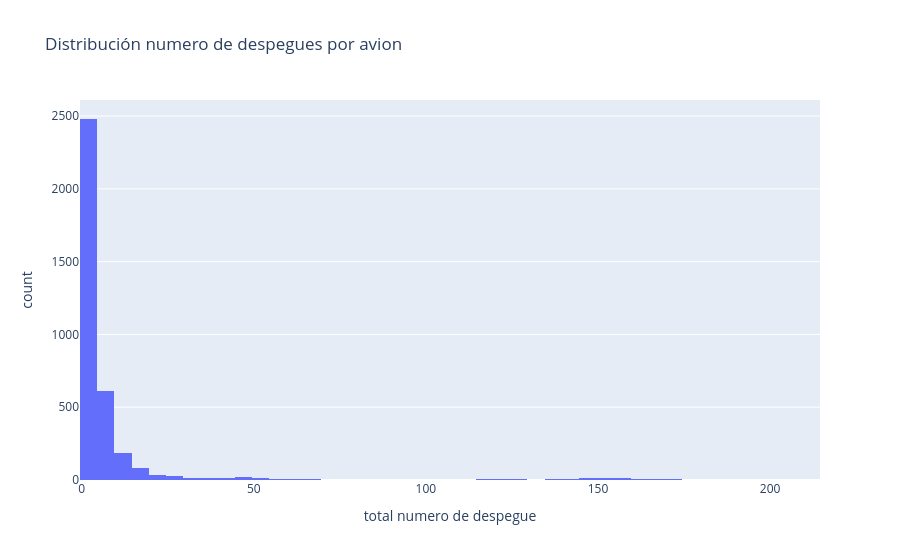

The code cell stored with this chart in its notebook:
### Markdown cell above
Vamos a ver el numero de despegues por avion

### Code cell
icao_counts = df.drop_duplicates(subset=['ICAO', 'despegue']) # para no contar el mismo despegue 2 veces si pasa por 2 puntos
icao_counts = icao_counts.groupby(["ICAO", "aircraft_type"])["despegue"].count()
print("MAX", icao_counts.max())
print("MEDIA", icao_counts.mean())
print("MEDIANA", icao_counts.median())
fig = px.histogram(icao_counts.reset_index(), 'despegue', title='Distribución numero de despegues por avion', labels={'despegue': 'total numero de despegue'})
fig.show()

### Figure 1 — Plotly figure (JSON) as saved in the notebook; plotly's stock layout.template omitted (floating-point values rounded to 4 significant figures; data arrays with more than 128 entries replaced by an {"elided": "..."} marker saying what was removed)
{"data": [{"bingroup": "x", "hovertemplate": "total numero de despegue=%{x}<br>count=%{y}<extra></extra>", "legendgroup": "", "marker": {"color": "#636efa", "pattern": {"shape": ""}}, "name": "", "orientation": "v", "showlegend": false, "type": "histogram", "x": {"elided": "3635 int values"}, "xaxis": "x", "yaxis": "y"}], "layout": {"barmode": "relative", "legend": {"tracegroupgap": 0}, "title": {"text": "Distribución numero de despegues por avion"}, "xaxis": {"anchor": "y", "domain": [0, 1], "title": {"text": "total numero de despegue"}}, "yaxis": {"anchor": "x", "domain": [0, 1], "title": {"text": "count"}}}}
